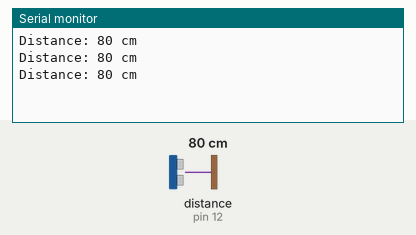
Simulated run of this sketch. Board: Arduino Uno, built with avr-gcc and run on an emulated ATmega328P. Shown: the last lines printed to the serial monitor. Wiring (inferred from the names in the program): ultrasonic range finder: trigger pin 13; echo pin 12. Inputs (shaded band) come from the test bench; at power-on: distance to the obstacle (sensor on pin 12) 80 cm. The echo pulse lasts 58.3 µs per cm.

Above: at 1.3 s.
1.4 s: distance to the obstacle (sensor on pin 12) set to 2 cm
At 1.83 s:
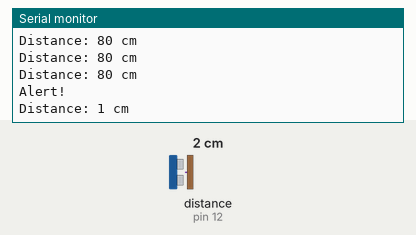
3.0 s: distance to the obstacle (sensor on pin 12) set to 60 cm
At 3.34 s:
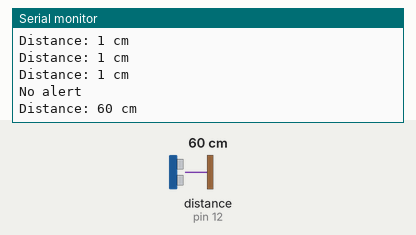
4.5 s: distance to the obstacle (sensor on pin 12) set to 120 cm
At 5.0 s:
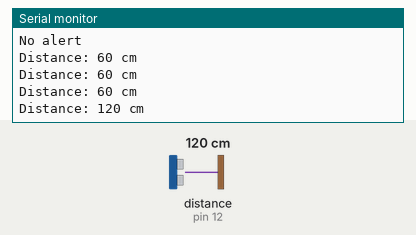
7.5 s: distance to the obstacle (sensor on pin 12) set to 4 cm
At 7.89 s:
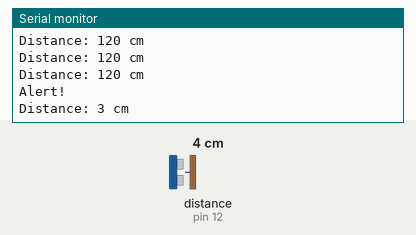
Timing chart, 0 to 10.5 s (numbered marks = the images above; inputs shaded):
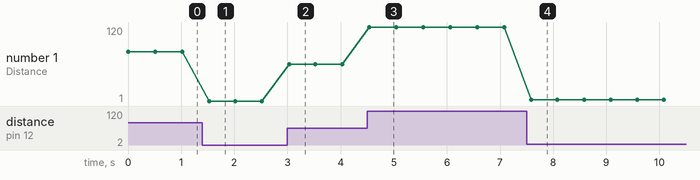

Measured:
- after the input at 1.4 s, the serial monitor: prints a new line after 0.12 s (image 1)
- after the input at 3.0 s, the serial monitor: prints a new line at once (image 2)
- after the input at 4.5 s, the serial monitor: prints a new line at once (image 3)
- after the input at 7.5 s, the serial monitor: prints a new line after 0.08 s (image 4)
- plotted number 1: 80 → 1 after the input at 1.4 s, 1 → 60 after the input at 3.0 s, 60 → 120 after the input at 4.5 s, 120 → 3 after the input at 7.5 s

The sketch:

sensorDistancia.ino
```cpp
int trigPin = 13;
int echoPin = 12;
int redPin = 8;
int alert = 0;
int alertThreshold = 50;
long duration, distance_cm;

void setup() {
  Serial.begin(9600);
  pinMode(trigPin, OUTPUT);
  pinMode(echoPin, INPUT);
}

void loop() {
  digitalWrite(trigPin, HIGH);
  delayMicroseconds(10);
  digitalWrite(trigPin, LOW);

  duration = pulseIn(echoPin, HIGH) / 2;
  distance_cm = duration / 29;

  if (distance_cm <= alertThreshold && alert == 0) {
      alert = 1;
      Serial.println("Alert!");
      digitalWrite(redPin, HIGH);
  } else if(distance_cm > alertThreshold && alert == 1) {
    alert = 0;
    Serial.println("No alert");
    digitalWrite(redPin, LOW);
  }

  Serial.print("Distance: ");
  Serial.print(distance_cm);
  Serial.println(" cm ");

  delay(500);
}
```
